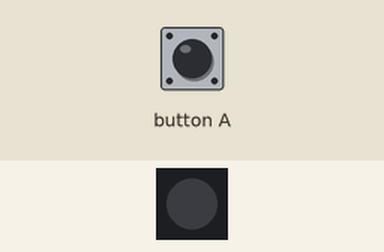
This program was run on a simulated Calliope mini (MakeCode). Shown: 1 RGB LEDs in strip order, left to right. The inputs (shaded band) are chosen by the test bench.

Above: at 1.2 s.
1.3 s: button A pressed for 0.15 s
At 2.6 s:
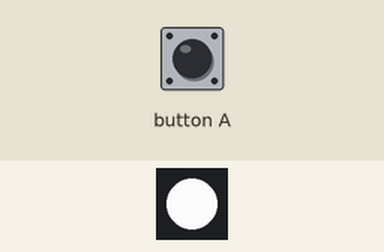
2.9 s: button A pressed for 0.15 s
At 3.9 s:
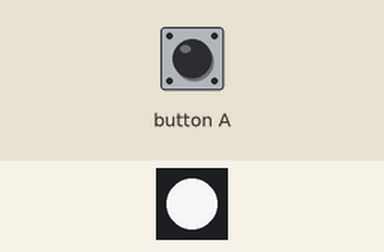
4.5 s: button A pressed for 0.15 s
At 5.1 s:
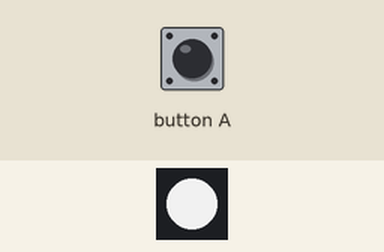
Timing chart, 0 to 7.5 s (numbered marks = the images above; inputs shaded):
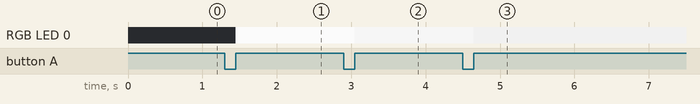

The program:

main.ts
```typescript
input.onButtonPressed(Button.A, function () {
    R += -15
    G += -15
    B += -15
    basic.setLedColor(basic.rgbw(
    R,
    G,
    B,
    0
    ))
})
let G = 0
let B = 0
let R = 0
R = 255
B = 255
G = 255
basic.forever(function () {

})
```

test.ts
```typescript
// Hier kann man Tests durchführen; diese Datei wird nicht kompiliert, wenn dieses Paket als Erweiterung verwendet wird.
```

Measured:
- after the input at 1.3 s, RGB LED 0: off → RGB(240, 240, 240) after 0.15 s
- after the input at 2.9 s, RGB LED 0: RGB(240, 240, 240) → RGB(225, 225, 225) after 0.15 s
- after the input at 4.5 s, RGB LED 0: RGB(225, 225, 225) → RGB(210, 210, 210) after 0.15 s
